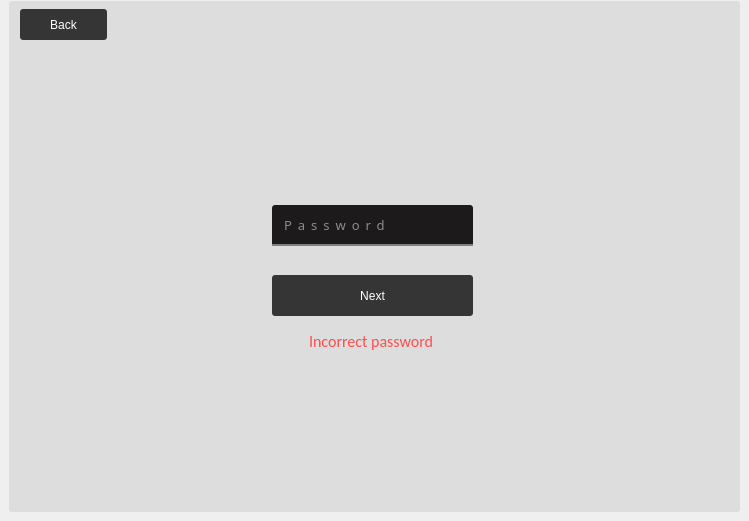
    <widget class="QWidget" name="page_3">
     <widget class="QFrame" name="frame_3">
      <property name="geometry">
       <rect>
        <x>9</x>
        <y>1</y>
        <width>731</width>
        <height>511</height>
       </rect>
      </property>
      <property name="styleSheet">
       <string notr="true">border-radius: 3px;
background: rgba(53,53,53, 0.1)</string>
      </property>
      <property name="frameShape">
       <enum>QFrame::StyledPanel</enum>
      </property>
      <property name="frameShadow">
       <enum>QFrame::Raised</enum>
      </property>
      <widget class="QPushButton" name="pushButton_13">
       <property name="geometry">
        <rect>
         <x>11</x>
         <y>8</y>
         <width>87</width>
         <height>31</height>
        </rect>
       </property>
       <property name="cursor">
        <cursorShape>PointingHandCursor</cursorShape>
       </property>
       <property name="styleSheet">
        <string notr="true">background-color: rgb(53, 53, 53);
color: #fff;
border: none;
border-radius: 3px;</string>
       </property>
       <property name="text">
        <string>Back</string>
       </property>
      </widget>
      <widget class="QLineEdit" name="password_lineEdit">
       <property name="geometry">
        <rect>
         <x>263</x>
         <y>204</y>
         <width>201</width>
         <height>41</height>
        </rect>
       </property>
       <property name="font">
        <font>
         <family>Poppins</family>
         <pointsize>-1</pointsize>
         <bold>false</bold>
         <underline>false</underline>
         <kerning>true</kerning>
        </font>
       </property>
       <property name="toolTip">
        <string>&lt;html&gt;&lt;head/&gt;&lt;body&gt;&lt;p align=&quot;center&quot;&gt;&lt;br/&gt;&lt;/p&gt;&lt;/body&gt;&lt;/html&gt;</string>
       </property>
       <property name="styleSheet">
        <string notr="true">letter-spacing: 6px;
font-family: 'Poppins', sans-serif;
padding: 0px 10px ;  
outline: none;
border-top-left-radius: 3px;
border-top-right-radius: 3px;
border-bottom-left-radius: 0px;
border-bottom-right-radius: 0px;
font-size: 13px;
font-weight: 200;
background-color:rgb(28, 26, 26);
text-align: center;
color: #fff;
border-bottom: 2px solid gray;</string>
       </property>
       <property name="text">
        <string/>
       </property>
       <property name="maxLength">
        <number>6</number>
       </property>
       <property name="echoMode">
        <enum>QLineEdit::Password</enum>
       </property>
       <property name="placeholderText">
        <string>Password</string>
       </property>
       <property name="cursorMoveStyle">
        <enum>Qt::LogicalMoveStyle</enum>
       </property>
       <property name="clearButtonEnabled">
        <bool>true</bool>
       </property>
      </widget>
      <widget class="QPushButton" name="Admin_next_button">
       <property name="geometry">
        <rect>
         <x>263</x>
         <y>274</y>
         <width>201</width>
         <height>41</height>
        </rect>
       </property>
       <property name="cursor">
        <cursorShape>PointingHandCursor</cursorShape>
       </property>
       <property name="styleSheet">
        <string notr="true">background-color: rgb(53, 53, 53);
color: #fff;
border: none;
border-radius: 3px;</string>
       </property>
       <property name="text">
        <string>Next</string>
       </property>
      </widget>
      <widget class="QLabel" name="incorrect_password">
       <property name="geometry">
        <rect>
         <x>300</x>
         <y>330</y>
         <width>131</width>
         <height>20</height>
        </rect>
       </property>
       <property name="font">
        <font>
         <family>Calibri</family>
         <pointsize>12</pointsize>
        </font>
       </property>
       <property name="cursor">
        <cursorShape>IBeamCursor</cursorShape>
       </property>
       <property name="styleSheet">
        <string notr="true">color: #FE4D4D;
background-color: transparent;
</string>
       </property>
       <property name="text">
        <string>Incorrect password</string>
       </property>
      </widget>
     </widget>
    </widget>
